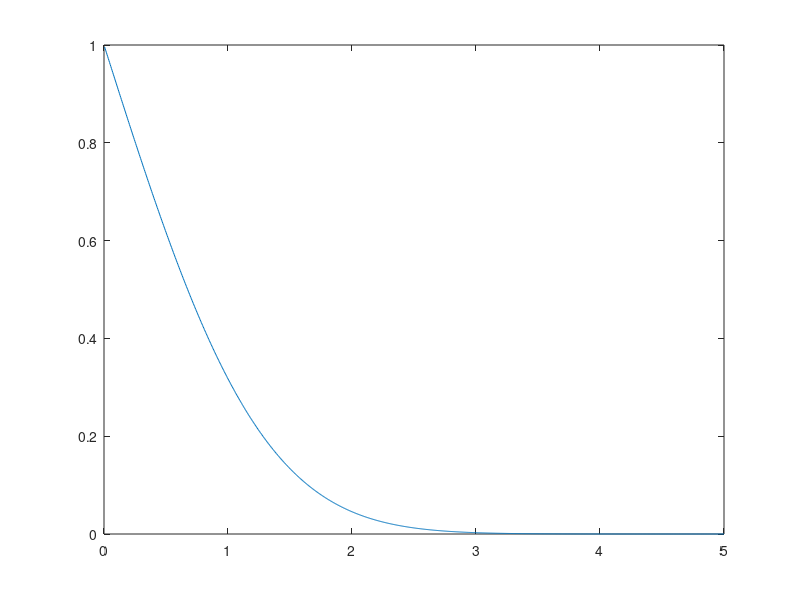

Write MATLAB code to recreate this figure.
clc;close all;clear;
range=5;
n=1000;
d=zeros(n,1);
for i1=1:n
    value=range*i1/n;
    d(i1,1)=2*(1-integral(@(x) exp(-x.^2/2),-100,value)/sqrt(2*pi));
end
loc=0:range/n:range;
plot(loc(2:end),d);
save('dist_map.mat','range','n','d');